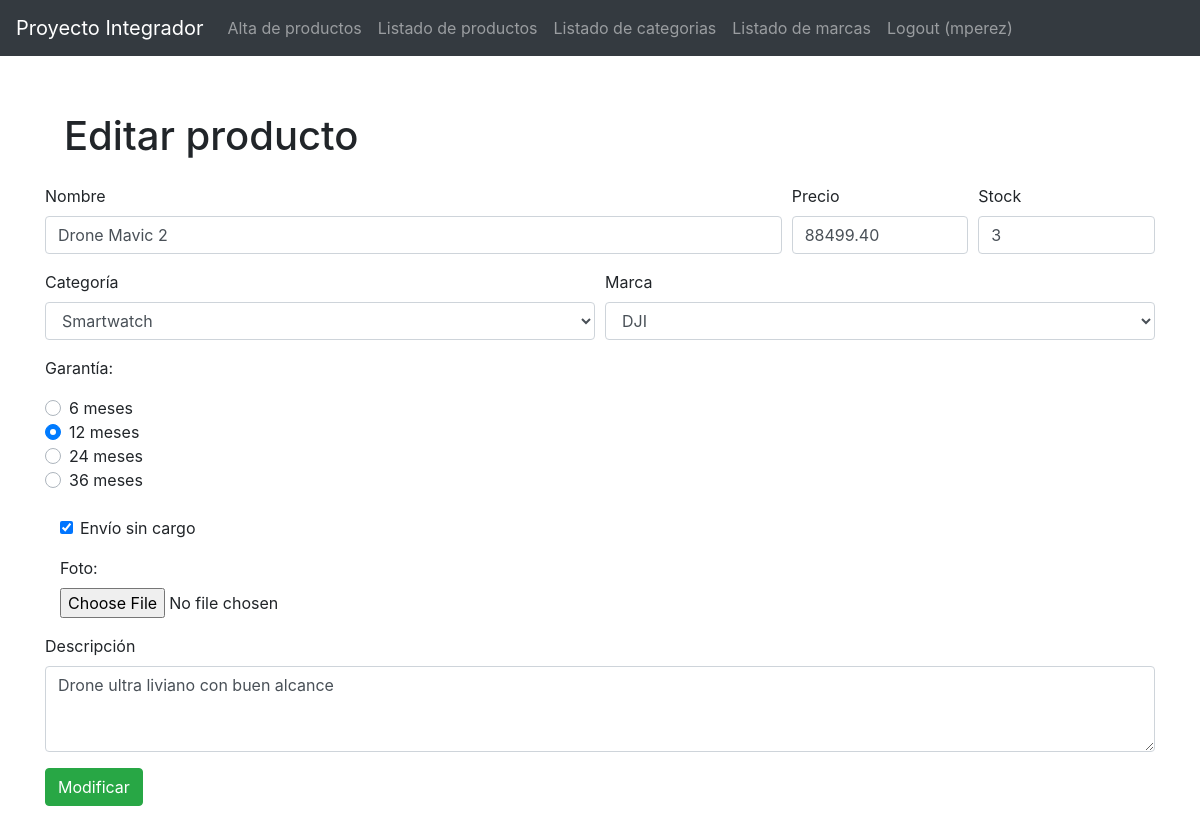
The app's page /productos_alta.php?id_producto=118 (signed in) with its own data.
### tables this page shows
CREATE TABLE `productos` (
  `id_producto` int(11) NOT NULL,
  `nombre` varchar(50) NOT NULL,
  `id_categoria` int(10) UNSIGNED NOT NULL,
  `id_marca` int(11) NOT NULL,
  `precio` decimal(8,2) UNSIGNED NOT NULL,
  `stock` int(10) UNSIGNED NOT NULL,
  `garantia` tinyint(3) UNSIGNED NOT NULL,
  `detalles` varchar(3000) DEFAULT NULL,
  `envio` tinyint(1) DEFAULT NULL,
  `foto` varchar(100) DEFAULT NULL
);

CREATE TABLE `categorias` (
  `id_categoria` int(10) UNSIGNED NOT NULL,
  `nombre` varchar(50) NOT NULL
);

CREATE TABLE `marcas` (
  `id_marca` int(11) NOT NULL,
  `nombre` varchar(45) NOT NULL,
  `sitio_web` varchar(150) DEFAULT NULL,
  `telefono` varchar(45) DEFAULT NULL,
  `observaciones` varchar(1000) DEFAULT NULL
);

### productos_alta.php (called while the page is built, shortened)
<?php
    $nombre = '';
    $precio = '';
    $stock = '';
    $marca = '';
    $envio = '0';
    if($envio !== '1'){
        $envio = '0';
    }
    $detalles = '';
    $textoBoton = 'Dar de alta';
    if(isset($_GET['id_producto'])){
        $textoBoton = 'Modificar';
        $link = mysqli_connect(DB_HOST, DB_USER, DB_PASSWORD, DB_DATABASE);
        mysqli_set_charset($link, DB_CHARSET);
        $sql =  'SELECT * FROM productos WHERE id_producto = ' . $_GET['id_producto'];
        $rs = mysqli_query($link, $sql);
        $producto = mysqli_fetch_assoc($rs);
        $nombre = $producto['nombre'];
        $precio = $producto['precio'];
        $stock = $producto['stock'];
        $marca = $producto['id_marca'];
        $envio = $producto['envio'];
        $detalles = $producto['detalles'];
   }
    require_once 'encabezado.php';
require_once 'productos_alta_form.php';
require_once 'pie.php';

### productos_alta_form.php (the view, shortened to what this page needs)
<form method="POST" enctype="multipart/form-data">
    <div class="form-row">
        <div class="form-group col-md-8">
            <label for="nombre">Nombre</label>
            <input type="text" class="form-control" id="nombre" name="nombre" autofocus value="<?= $nombre ?>">
        </div>
        <div class="form-group col-md-2">
            <label for="precio">Precio</label>
            <input type="text" class="form-control" id="precio" name="precio" value="<?= $precio ?>">
        </div>
        <div class="form-group col-md-2">
            <label for="stock">Stock</label>
            <input type="text" class="form-control" id="stock" name="stock" value="<?= $stock ?>">
        </div>
    </div>
    <div class="form-row">
        <div class="form-group col-md-6">
            <label for="categoria">Categoría</label>
            <select id="categoria" name="categoria" class="form-control">
                <?php
                $link = mysqli_connect(DB_HOST, DB_USER, DB_PASSWORD, DB_DATABASE);
                mysqli_set_charset($link, DB_CHARSET);
                $sql = 'SELECT * FROM categorias ORDER BY nombre';
                $rs = mysqli_query($link, $sql);
                while ($fila = mysqli_fetch_assoc($rs)) {
                ?>
                <option value="<?= $fila['id_categoria'] ?>" <?php if($marca==$fila['id_categoria']){echo 'selected';}?>><?= $fila['nombre'] ?></option>
                <?php
                }
                ?>
            </select>
        </div>
        <div class="form-group col-md-6">
            <label for="marca">Marca</label>
            <select id="marca" name="marca" class="form-control">
                <?php
                $rs = mysqli_query($link, 'SELECT * FROM marcas ORDER BY nombre');
                while ($fila = mysqli_fetch_assoc($rs)) {
                ?>
                <option value="<?= $fila['id_marca'] ?>"<?php if($marca==$fila['id_marca']){echo 'selected';}?>><?= $fila['nombre'] ?></option>
                <?php
                }
                ?>
            </select>
        </div>
    </div>
    <p>Garantía:</p>
    <div class="custom-control custom-radio">
        <label class="custom-control-label" for="garantia6meses">6 meses</label>
    </div>
        <div class="custom-control custom-radio">
        <label class="custom-control-label" for="garantia12meses">12 meses</label>
    </div>
    <div class="custom-control custom-radio">
        <label class="custom-control-label" for="garantia24meses">24 meses</label>
    </div>
    <div class="custom-control custom-radio">
        <label class="custom-control-label" for="garantia36meses">36 meses</label>
    </div>
    <br>
    <div class='container'>
        <div class="form-group">
            <div class="form-check">
                <input class="form-check-input" value='1'
                    <?php if ($envio === '1') {echo 'checked';} ?>
                    type="checkbox" id="envio" name="envio">
                <label class="form-check-label" for="envio">
                Envío sin cargo
                </label>
            </div>
        </div>
        <?php if(!isset($foto)):?>
        <div class="form-group">
            <label for="foto">Foto:</label>
            <input type="file" class="form-control-file" id="foto" name="foto">
        </div>
        <?php endif ?>
    </div>
    <div class="form-group">
        <label for="detalles">Descripción</label>
        <textarea class="form-control" id="detalles" name="detalles" rows="3"><?= $detalles ?></textarea>
    </div>
    <div class='my-3'>
        <input type="submit" class="btn btn-success" name='submit' value="<?= $textoBoton ?>">
    </div>
</form>

### css/estilos.css (style rules this page uses)
body { padding-top: 5rem; }

### records on screen
productos: nombre "Drone Mavic 2", precio "88499.40", stock "3", categoria "Smartwatch", marca "DJI", envio "☑", detalles "Drone ultra liviano con buen alcance"

### other values on screen
$titulo "Editar producto"
$usuario_logueado "mperez"
